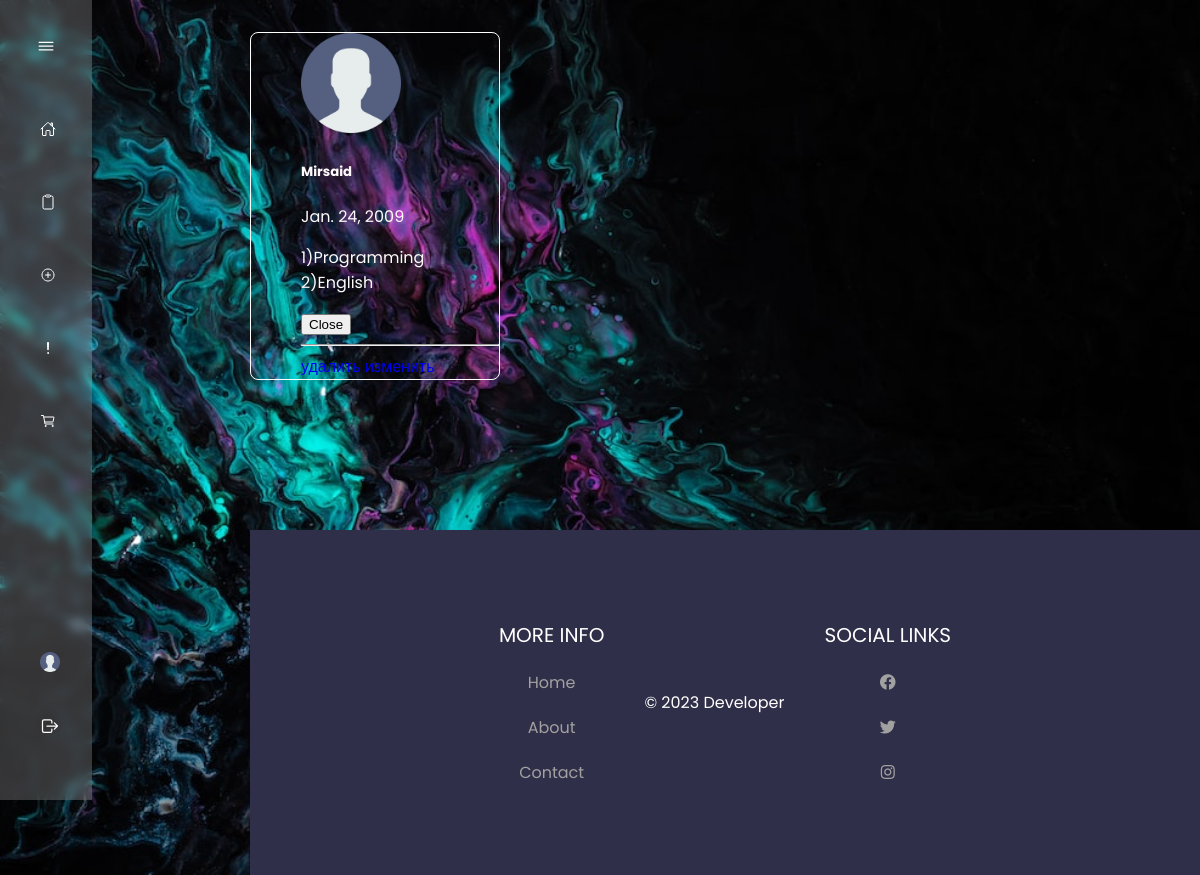
/profile/news/1 (signed in), run on an earlier commit of the app's database.
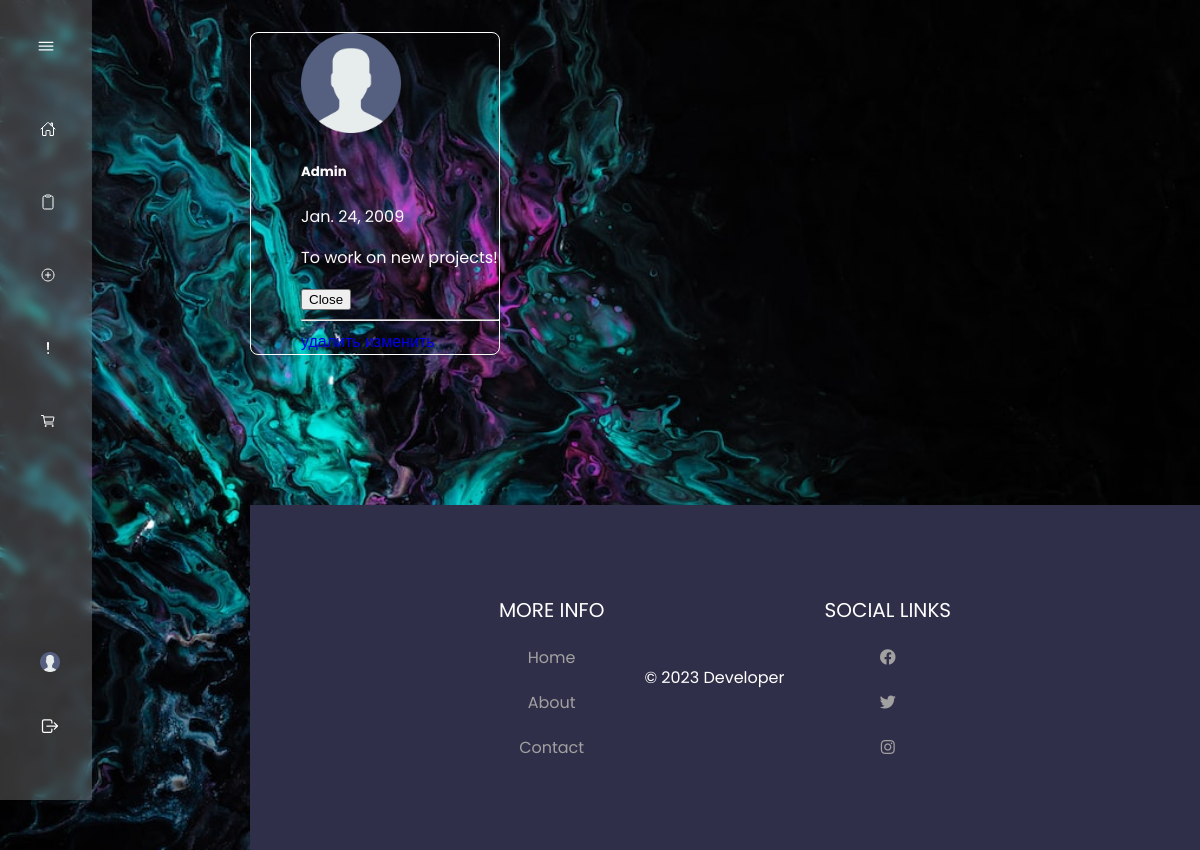
And on a later commit of the database.
### Profile/models.py (models this page shows, shortened)
class UserProfile(models.Model):
    user = models.OneToOneField(User, on_delete=models.CASCADE)
    first_name = models.CharField(max_length=50)
    last_name = models.CharField(max_length=50)
    birth_date = models.DateField(null=True, blank=True)
    interests = models.TextField(max_length=255)
    last_visit = models.DateTimeField(null=True, blank=True)
    profile_image = models.ImageField(upload_to='images/', default='images/default.jpg')

### Profile/views.py (the view)
# urls.py: path('news/<int:pk>', ProfileDetailViews.as_view(), name='profile_detail'),
class ProfileDetailViews(DetailView):
    model = UserProfile
    template_name = 'profile/detail_views.html'
    context_object_name = 'profile'

### Profile/templates/profile/detail_views.html (shortened to what this page needs)
{% extends 'main/base.html' %}
{% load static %}
{% block content %}
    <div class="container mt-5">
        <div class="row d-flex justify-content-center">
            <div class="col-md-7">
                {% if profile %}
                    <div class="card p-3 py-4" style="background-color: {{ profile.color }}">
                        <div class="text-center">
                            {% if user_profile.profile_image %}
                                <img src="{{ user_profile.profile_image.url }}" width="100" class="rounded-circle">
                            {% else %}
                                <img src="{% static 'images/default.jpg' %}" width="100" class="rounded-circle">
                            {% endif %}
                        </div>
                        <div class="text-center mt-3">
                            <h5 class="mt-2 mb-0">{{ profile.first_name }}</h5>
                            <span>{{ profile.birth_date }}</span>
                            <div class="px-4 mt-1">
                                <div class="modal fade" id="exampleModal" tabindex="-1" aria-labelledby="exampleModalLabel" aria-hidden="true">
                                    <div class="modal-dialog">
                                        <div class="modal-content">
                                            <div class="modal-header">
                                                <p>{{ profile.interests }}</p>
                                            </div>
                                            <div class="modal-footer">
                                                <button type="button" class="btn btn-secondary" data-bs-dismiss="modal">
                                                    Close
                                                </button>
                                            </div>
                                        </div>
                                    </div>
                                </div>
                            </div>
                            {% if user.is_authenticated and user == profile.user %}
                                <hr>
                                <a href="{% url 'delete_detail' profile.id %}" class="btn btn-warning">удалить</a>
                                <a href="{% url 'profiles' %}" class="btn btn-warning">изменить</a>
                            {% endif %}
                        </div>
                    </div>
                {% else %}
                    <p>No profile found.</p>
                    <a href="{% url 'profiles' %}" class="btn btn-primary">Create Profile</a>
                {% endif %}
            </div>
        </div>
    </div>
{% endblock content %}

What changed in the data, as far as the page shows it:
changed UserProfile: first_name "Mirsaid" → "Admin"; interests "1)Programming 2)English" → "To work on new projects!"
